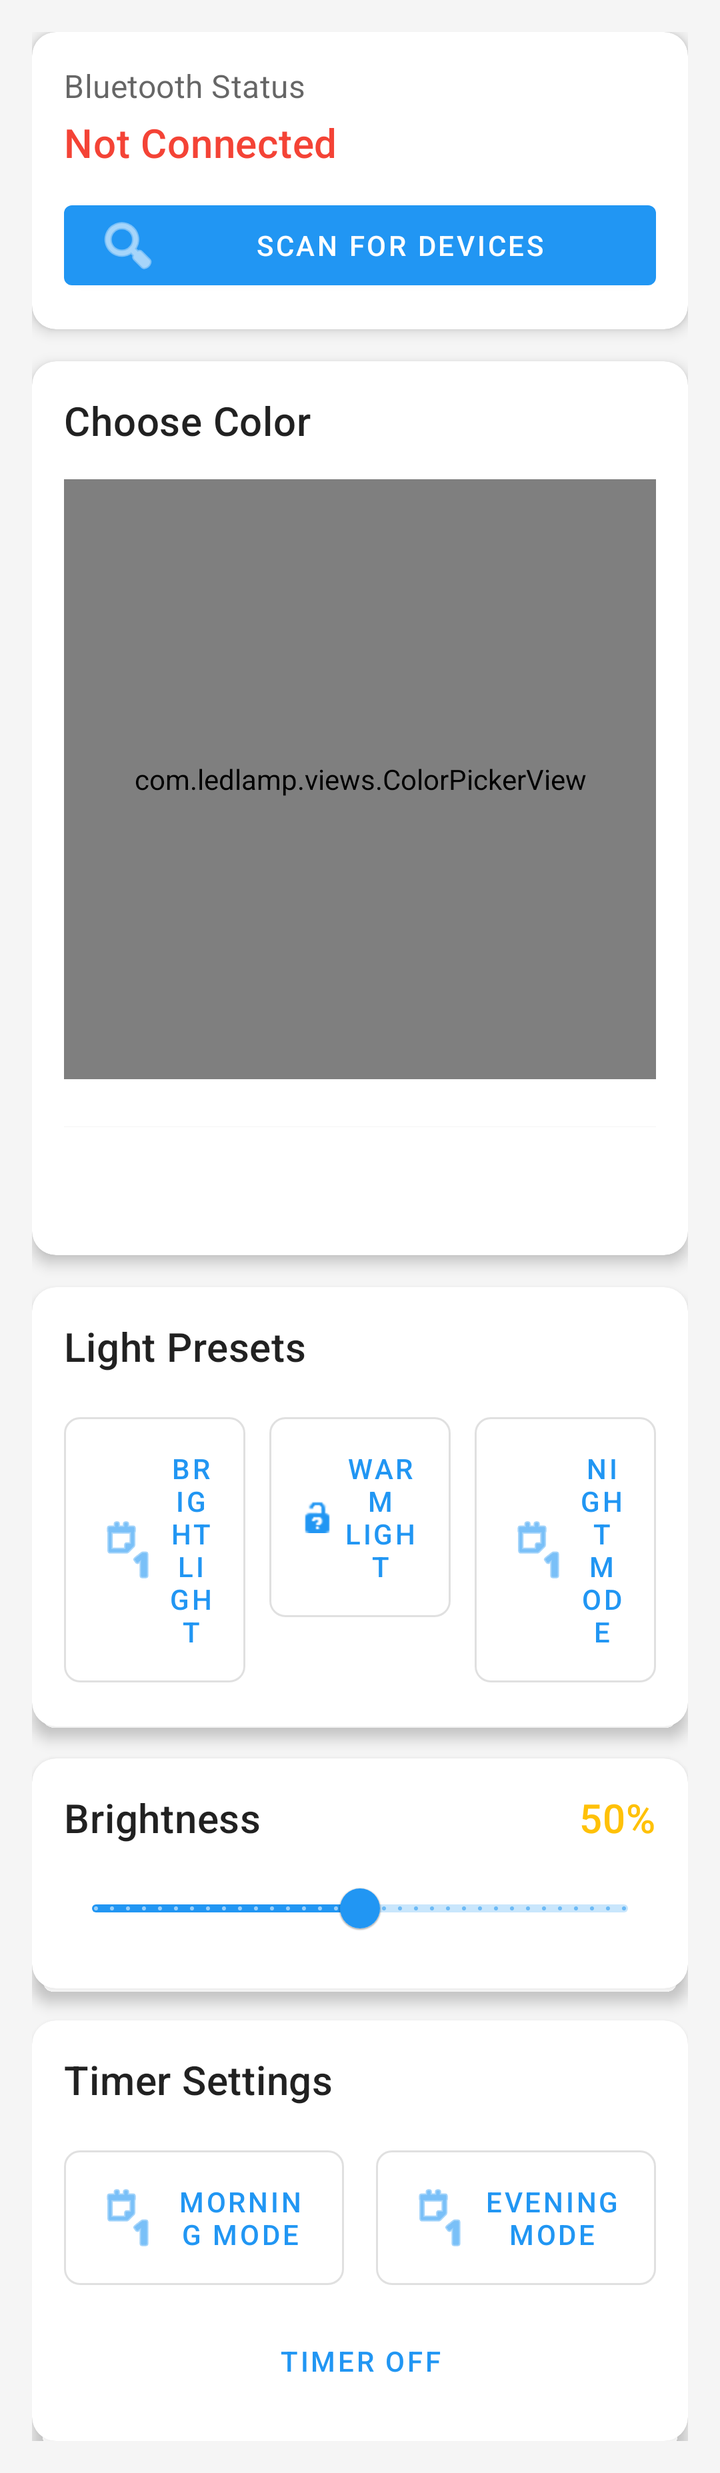
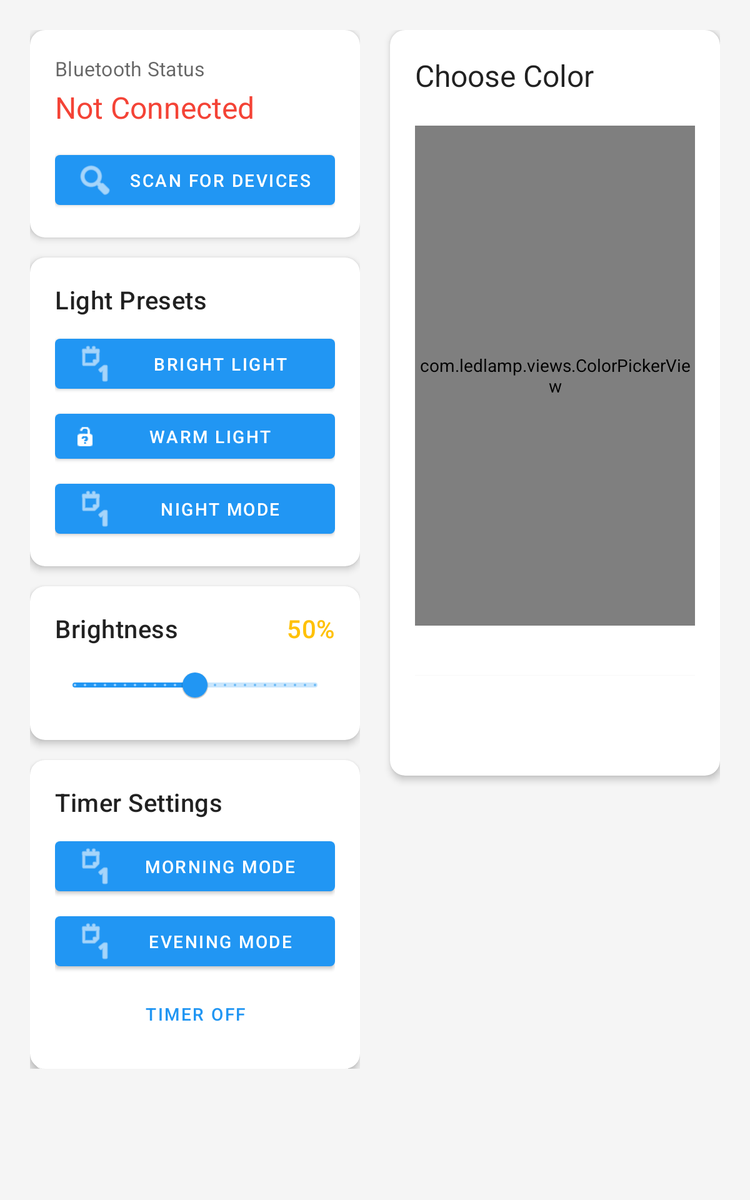

The same Android screen from two of the app's own layout files: first res/layout/ as a phone draws it, then the repository's variant for another configuration, drawn on a device whose configuration selects that folder. Both files follow.
<!-- AndroidManifest.xml: application theme Theme.LEDLamp -->
<!-- res/layout/activity_main.xml -->
<?xml version="1.0" encoding="utf-8"?>
<androidx.core.widget.NestedScrollView
    xmlns:android="http://schemas.android.com/apk/res/android"
    xmlns:app="http://schemas.android.com/apk/res-auto"
    xmlns:tools="http://schemas.android.com/tools"
    android:layout_width="match_parent"
    android:layout_height="match_parent"
    android:background="@color/background"
    tools:context=".MainActivity">

    <LinearLayout
        android:layout_width="match_parent"
        android:layout_height="wrap_content"
        android:orientation="vertical"
        android:padding="16dp">

        
        <com.google.android.material.card.MaterialCardView
            android:layout_width="match_parent"
            android:layout_height="wrap_content"
            android:layout_marginBottom="16dp"
            app:cardCornerRadius="12dp"
            app:cardElevation="4dp">

            <LinearLayout
                android:layout_width="match_parent"
                android:layout_height="wrap_content"
                android:orientation="vertical"
                android:padding="16dp">

                <TextView
                    android:id="@+id/connectionStatusTitle"
                    android:layout_width="wrap_content"
                    android:layout_height="wrap_content"
                    android:text="@string/bluetooth_status"
                    android:textAppearance="@style/TextAppearance.MaterialComponents.Subtitle1"
                    android:textColor="@color/text_secondary" />

                <TextView
                    android:id="@+id/connectionStatusText"
                    android:layout_width="wrap_content"
                    android:layout_height="wrap_content"
                    android:layout_marginTop="4dp"
                    android:text="@string/device_disconnected"
                    android:textAppearance="@style/TextAppearance.MaterialComponents.Headline6"
                    android:textColor="@color/disconnected" />

                <com.google.android.material.button.MaterialButton
                    android:id="@+id/scanButton"
                    android:layout_width="match_parent"
                    android:layout_height="wrap_content"
                    android:layout_marginTop="12dp"
                    android:text="@string/scan_devices"
                    app:icon="@android:drawable/ic_menu_search" />

            </LinearLayout>

        </com.google.android.material.card.MaterialCardView>

        
        <com.google.android.material.card.MaterialCardView
            android:layout_width="match_parent"
            android:layout_height="wrap_content"
            android:layout_marginBottom="16dp"
            app:cardCornerRadius="12dp"
            app:cardElevation="4dp">

            <LinearLayout
                android:layout_width="match_parent"
                android:layout_height="wrap_content"
                android:orientation="vertical"
                android:padding="16dp">

                <TextView
                    android:layout_width="wrap_content"
                    android:layout_height="wrap_content"
                    android:text="@string/color_picker_title"
                    android:textAppearance="@style/TextAppearance.MaterialComponents.Headline6"
                    android:textColor="@color/text_primary" />

                
                <FrameLayout
                    android:id="@+id/colorPickerContainer"
                    android:layout_width="match_parent"
                    android:layout_height="300dp"
                    android:layout_marginTop="16dp"
                    android:layout_marginBottom="16dp">

                    <com.ledlamp.views.ColorPickerView
                        android:id="@+id/colorPicker"
                        android:layout_width="match_parent"
                        android:layout_height="match_parent"
                        android:layout_gravity="center" />

                </FrameLayout>

                
                <View
                    android:id="@+id/selectedColorPreview"
                    android:layout_width="match_parent"
                    android:layout_height="48dp"
                    android:layout_marginTop="8dp"
                    android:background="@color/white"
                    android:elevation="2dp" />

            </LinearLayout>

        </com.google.android.material.card.MaterialCardView>

        
        <com.google.android.material.card.MaterialCardView
            android:layout_width="match_parent"
            android:layout_height="wrap_content"
            android:layout_marginBottom="16dp"
            app:cardCornerRadius="12dp"
            app:cardElevation="4dp">

            <LinearLayout
                android:layout_width="match_parent"
                android:layout_height="wrap_content"
                android:orientation="vertical"
                android:padding="16dp">

                <TextView
                    android:layout_width="wrap_content"
                    android:layout_height="wrap_content"
                    android:text="@string/presets_title"
                    android:textAppearance="@style/TextAppearance.MaterialComponents.Headline6"
                    android:textColor="@color/text_primary" />

                <LinearLayout
                    android:layout_width="match_parent"
                    android:layout_height="wrap_content"
                    android:layout_marginTop="16dp"
                    android:orientation="horizontal"
                    android:weightSum="3">

                    <com.google.android.material.button.MaterialButton
                        android:id="@+id/brightLightButton"
                        style="@style/PresetButton"
                        android:layout_weight="1"
                        android:layout_marginEnd="8dp"
                        android:text="@string/preset_bright_light"
                        app:icon="@android:drawable/ic_menu_day" />

                    <com.google.android.material.button.MaterialButton
                        android:id="@+id/warmLightButton"
                        style="@style/PresetButton"
                        android:layout_weight="1"
                        android:layout_marginStart="4dp"
                        android:layout_marginEnd="4dp"
                        android:text="@string/preset_warm_light"
                        app:icon="@android:drawable/ic_partial_secure" />

                    <com.google.android.material.button.MaterialButton
                        android:id="@+id/nightModeButton"
                        style="@style/PresetButton"
                        android:layout_weight="1"
                        android:layout_marginStart="8dp"
                        android:text="@string/preset_night_mode"
                        app:icon="@android:drawable/ic_menu_day" />

                </LinearLayout>

            </LinearLayout>

        </com.google.android.material.card.MaterialCardView>

        
        <com.google.android.material.card.MaterialCardView
            android:layout_width="match_parent"
            android:layout_height="wrap_content"
            android:layout_marginBottom="16dp"
            app:cardCornerRadius="12dp"
            app:cardElevation="4dp">

            <LinearLayout
                android:layout_width="match_parent"
                android:layout_height="wrap_content"
                android:orientation="vertical"
                android:padding="16dp">

                <LinearLayout
                    android:layout_width="match_parent"
                    android:layout_height="wrap_content"
                    android:orientation="horizontal">

                    <TextView
                        android:layout_width="0dp"
                        android:layout_height="wrap_content"
                        android:layout_weight="1"
                        android:text="@string/brightness_title"
                        android:textAppearance="@style/TextAppearance.MaterialComponents.Headline6"
                        android:textColor="@color/text_primary" />

                    <TextView
                        android:id="@+id/brightnessValueText"
                        android:layout_width="wrap_content"
                        android:layout_height="wrap_content"
                        android:text="@string/brightness_level"
                        android:textAppearance="@style/TextAppearance.MaterialComponents.Headline6"
                        android:textColor="@color/accent"
                        tools:text="50%" />

                </LinearLayout>

                <com.google.android.material.slider.Slider
                    android:id="@+id/brightnessSlider"
                    android:layout_width="match_parent"
                    android:layout_height="wrap_content"
                    android:layout_marginTop="8dp"
                    android:stepSize="1.0"
                    android:valueFrom="0.0"
                    android:valueTo="100.0"
                    android:value="50.0" />

            </LinearLayout>

        </com.google.android.material.card.MaterialCardView>

        
        <com.google.android.material.card.MaterialCardView
            android:layout_width="match_parent"
            android:layout_height="wrap_content"
            app:cardCornerRadius="12dp"
            app:cardElevation="4dp">

            <LinearLayout
                android:layout_width="match_parent"
                android:layout_height="wrap_content"
                android:orientation="vertical"
                android:padding="16dp">

                <TextView
                    android:layout_width="wrap_content"
                    android:layout_height="wrap_content"
                    android:text="@string/timer_title"
                    android:textAppearance="@style/TextAppearance.MaterialComponents.Headline6"
                    android:textColor="@color/text_primary" />

                <LinearLayout
                    android:layout_width="match_parent"
                    android:layout_height="wrap_content"
                    android:layout_marginTop="16dp"
                    android:orientation="horizontal"
                    android:weightSum="2">

                    <com.google.android.material.button.MaterialButton
                        android:id="@+id/morningModeButton"
                        style="@style/PresetButton"
                        android:layout_weight="1"
                        android:layout_marginEnd="8dp"
                        android:text="@string/timer_morning_mode"
                        app:icon="@android:drawable/ic_menu_day" />

                    <com.google.android.material.button.MaterialButton
                        android:id="@+id/eveningModeButton"
                        style="@style/PresetButton"
                        android:layout_weight="1"
                        android:layout_marginStart="8dp"
                        android:text="@string/timer_evening_mode"
                        app:icon="@android:drawable/ic_menu_day" />

                </LinearLayout>

                <com.google.android.material.button.MaterialButton
                    android:id="@+id/timerOffButton"
                    android:layout_width="match_parent"
                    android:layout_height="wrap_content"
                    android:layout_marginTop="8dp"
                    android:text="@string/timer_off"
                    style="@style/Widget.MaterialComponents.Button.TextButton" />

            </LinearLayout>

        </com.google.android.material.card.MaterialCardView>

    </LinearLayout>

</androidx.core.widget.NestedScrollView>
<!-- resources referenced by this layout -->
<resources>
  <color name="accent">#FFFFC107</color>
  <color name="background">#FFF5F5F5</color>
  <color name="disconnected">#FFF44336</color>
  <color name="text_primary">#DE000000</color>
  <color name="text_secondary">#99000000</color>
  <color name="white">#FFFFFFFF</color>
  <string name="bluetooth_status">Bluetooth Status</string>
  <string name="brightness_level">%1$d%%</string>
  <string name="brightness_title">Brightness</string>
  <string name="color_picker_title">Choose Color</string>
  <string name="device_disconnected">Not Connected</string>
  <string name="preset_bright_light">Bright Light</string>
  <string name="preset_night_mode">Night Mode</string>
  <string name="preset_warm_light">Warm Light</string>
  <string name="presets_title">Light Presets</string>
  <string name="scan_devices">Scan for Devices</string>
  <string name="timer_evening_mode">Evening Mode</string>
  <string name="timer_morning_mode">Morning Mode</string>
  <string name="timer_off">Timer Off</string>
  <string name="timer_title">Timer Settings</string>
  <style name="PresetButton" parent="Widget.MaterialComponents.Button.OutlinedButton">
          <item name="android:layout_width">0dp</item>
          <item name="android:layout_height">wrap_content</item>
          <item name="android:padding">16dp</item>
          <item name="cornerRadius">8dp</item>
      </style>
  <style name="Theme.LEDLamp" parent="Theme.MaterialComponents.DayNight.DarkActionBar">
          
          <item name="colorPrimary">@color/primary</item>
          <item name="colorPrimaryVariant">@color/primary_dark</item>
          <item name="colorOnPrimary">@color/white</item>
          
          <item name="colorSecondary">@color/accent</item>
          <item name="colorSecondaryVariant">@color/accent</item>
          <item name="colorOnSecondary">@color/black</item>
          
          <item name="android:statusBarColor">@color/primary_dark</item>
      </style>
  <color name="primary">#FF2196F3</color>
  <color name="primary_dark">#FF1976D2</color>
  <color name="black">#FF000000</color>
</resources>
<!-- res/layout-sw600dp/activity_main.xml (the repository's variant of the layout above) -->
<!-- drawn on a 7-inch tablet held upright -->
<?xml version="1.0" encoding="utf-8"?>
<androidx.core.widget.NestedScrollView
    xmlns:android="http://schemas.android.com/apk/res/android"
    xmlns:app="http://schemas.android.com/apk/res-auto"
    xmlns:tools="http://schemas.android.com/tools"
    android:layout_width="match_parent"
    android:layout_height="match_parent"
    android:background="@color/background"
    tools:context=".MainActivity">

    <LinearLayout
        android:layout_width="match_parent"
        android:layout_height="wrap_content"
        android:orientation="horizontal"
        android:padding="24dp">

        
        <LinearLayout
            android:layout_width="0dp"
            android:layout_height="wrap_content"
            android:layout_weight="1"
            android:orientation="vertical"
            android:layout_marginEnd="12dp">

            
            <com.google.android.material.card.MaterialCardView
                android:layout_width="match_parent"
                android:layout_height="wrap_content"
                android:layout_marginBottom="16dp"
                app:cardCornerRadius="12dp"
                app:cardElevation="4dp">

                <LinearLayout
                    android:layout_width="match_parent"
                    android:layout_height="wrap_content"
                    android:orientation="vertical"
                    android:padding="20dp">

                    <TextView
                        android:id="@+id/connectionStatusTitle"
                        android:layout_width="wrap_content"
                        android:layout_height="wrap_content"
                        android:text="@string/bluetooth_status"
                        android:textAppearance="@style/TextAppearance.MaterialComponents.Subtitle1"
                        android:textColor="@color/text_secondary" />

                    <TextView
                        android:id="@+id/connectionStatusText"
                        android:layout_width="wrap_content"
                        android:layout_height="wrap_content"
                        android:layout_marginTop="4dp"
                        android:text="@string/device_disconnected"
                        android:textAppearance="@style/TextAppearance.MaterialComponents.Headline5"
                        android:textColor="@color/disconnected" />

                    <com.google.android.material.button.MaterialButton
                        android:id="@+id/scanButton"
                        android:layout_width="match_parent"
                        android:layout_height="wrap_content"
                        android:layout_marginTop="16dp"
                        android:text="@string/scan_devices"
                        app:icon="@android:drawable/ic_menu_search" />

                </LinearLayout>

            </com.google.android.material.card.MaterialCardView>

            
            <com.google.android.material.card.MaterialCardView
                android:layout_width="match_parent"
                android:layout_height="wrap_content"
                android:layout_marginBottom="16dp"
                app:cardCornerRadius="12dp"
                app:cardElevation="4dp">

                <LinearLayout
                    android:layout_width="match_parent"
                    android:layout_height="wrap_content"
                    android:orientation="vertical"
                    android:padding="20dp">

                    <TextView
                        android:layout_width="wrap_content"
                        android:layout_height="wrap_content"
                        android:text="@string/presets_title"
                        android:textAppearance="@style/TextAppearance.MaterialComponents.Headline6"
                        android:textColor="@color/text_primary" />

                    <com.google.android.material.button.MaterialButton
                        android:id="@+id/brightLightButton"
                        android:layout_width="match_parent"
                        android:layout_height="wrap_content"
                        android:layout_marginTop="12dp"
                        android:text="@string/preset_bright_light"
                        app:icon="@android:drawable/ic_menu_day" />

                    <com.google.android.material.button.MaterialButton
                        android:id="@+id/warmLightButton"
                        android:layout_width="match_parent"
                        android:layout_height="wrap_content"
                        android:layout_marginTop="8dp"
                        android:text="@string/preset_warm_light"
                        app:icon="@android:drawable/ic_partial_secure" />

                    <com.google.android.material.button.MaterialButton
                        android:id="@+id/nightModeButton"
                        android:layout_width="match_parent"
                        android:layout_height="wrap_content"
                        android:layout_marginTop="8dp"
                        android:text="@string/preset_night_mode"
                        app:icon="@android:drawable/ic_menu_day" />

                </LinearLayout>

            </com.google.android.material.card.MaterialCardView>

            
            <com.google.android.material.card.MaterialCardView
                android:layout_width="match_parent"
                android:layout_height="wrap_content"
                android:layout_marginBottom="16dp"
                app:cardCornerRadius="12dp"
                app:cardElevation="4dp">

                <LinearLayout
                    android:layout_width="match_parent"
                    android:layout_height="wrap_content"
                    android:orientation="vertical"
                    android:padding="20dp">

                    <LinearLayout
                        android:layout_width="match_parent"
                        android:layout_height="wrap_content"
                        android:orientation="horizontal">

                        <TextView
                            android:layout_width="0dp"
                            android:layout_height="wrap_content"
                            android:layout_weight="1"
                            android:text="@string/brightness_title"
                            android:textAppearance="@style/TextAppearance.MaterialComponents.Headline6"
                            android:textColor="@color/text_primary" />

                        <TextView
                            android:id="@+id/brightnessValueText"
                            android:layout_width="wrap_content"
                            android:layout_height="wrap_content"
                            android:text="@string/brightness_level"
                            android:textAppearance="@style/TextAppearance.MaterialComponents.Headline6"
                            android:textColor="@color/accent"
                            tools:text="50%" />

                    </LinearLayout>

                    <com.google.android.material.slider.Slider
                        android:id="@+id/brightnessSlider"
                        android:layout_width="match_parent"
                        android:layout_height="wrap_content"
                        android:layout_marginTop="8dp"
                        android:stepSize="1.0"
                        android:valueFrom="0.0"
                        android:valueTo="100.0"
                        android:value="50.0" />

                </LinearLayout>

            </com.google.android.material.card.MaterialCardView>

            
            <com.google.android.material.card.MaterialCardView
                android:layout_width="match_parent"
                android:layout_height="wrap_content"
                app:cardCornerRadius="12dp"
                app:cardElevation="4dp">

                <LinearLayout
                    android:layout_width="match_parent"
                    android:layout_height="wrap_content"
                    android:orientation="vertical"
                    android:padding="20dp">

                    <TextView
                        android:layout_width="wrap_content"
                        android:layout_height="wrap_content"
                        android:text="@string/timer_title"
                        android:textAppearance="@style/TextAppearance.MaterialComponents.Headline6"
                        android:textColor="@color/text_primary" />

                    <com.google.android.material.button.MaterialButton
                        android:id="@+id/morningModeButton"
                        android:layout_width="match_parent"
                        android:layout_height="wrap_content"
                        android:layout_marginTop="12dp"
                        android:text="@string/timer_morning_mode"
                        app:icon="@android:drawable/ic_menu_day" />

                    <com.google.android.material.button.MaterialButton
                        android:id="@+id/eveningModeButton"
                        android:layout_width="match_parent"
                        android:layout_height="wrap_content"
                        android:layout_marginTop="8dp"
                        android:text="@string/timer_evening_mode"
                        app:icon="@android:drawable/ic_menu_day" />

                    <com.google.android.material.button.MaterialButton
                        android:id="@+id/timerOffButton"
                        android:layout_width="match_parent"
                        android:layout_height="wrap_content"
                        android:layout_marginTop="8dp"
                        android:text="@string/timer_off"
                        style="@style/Widget.MaterialComponents.Button.TextButton" />

                </LinearLayout>

            </com.google.android.material.card.MaterialCardView>

        </LinearLayout>

        
        <com.google.android.material.card.MaterialCardView
            android:layout_width="0dp"
            android:layout_height="wrap_content"
            android:layout_weight="1"
            android:layout_marginStart="12dp"
            app:cardCornerRadius="12dp"
            app:cardElevation="4dp">

            <LinearLayout
                android:layout_width="match_parent"
                android:layout_height="wrap_content"
                android:orientation="vertical"
                android:padding="20dp">

                <TextView
                    android:layout_width="wrap_content"
                    android:layout_height="wrap_content"
                    android:text="@string/color_picker_title"
                    android:textAppearance="@style/TextAppearance.MaterialComponents.Headline5"
                    android:textColor="@color/text_primary" />

                
                <FrameLayout
                    android:id="@+id/colorPickerContainer"
                    android:layout_width="match_parent"
                    android:layout_height="400dp"
                    android:layout_marginTop="24dp"
                    android:layout_marginBottom="24dp">

                    <com.ledlamp.views.ColorPickerView
                        android:id="@+id/colorPicker"
                        android:layout_width="match_parent"
                        android:layout_height="match_parent"
                        android:layout_gravity="center" />

                </FrameLayout>

                
                <View
                    android:id="@+id/selectedColorPreview"
                    android:layout_width="match_parent"
                    android:layout_height="60dp"
                    android:layout_marginTop="16dp"
                    android:background="@color/white"
                    android:elevation="2dp" />

            </LinearLayout>

        </com.google.android.material.card.MaterialCardView>

    </LinearLayout>

</androidx.core.widget.NestedScrollView>
<!-- resources referenced by the variant -->
<!-- as a 7-inch tablet held upright resolves them -->
<resources>
  <color name="accent">#FFFFC107</color>
  <color name="background">#FFF5F5F5</color>
  <color name="disconnected">#FFF44336</color>
  <color name="text_primary">#DE000000</color>
  <color name="text_secondary">#99000000</color>
  <color name="white">#FFFFFFFF</color>
  <string name="bluetooth_status">Bluetooth Status</string>
  <string name="brightness_level">%1$d%%</string>
  <string name="brightness_title">Brightness</string>
  <string name="color_picker_title">Choose Color</string>
  <string name="device_disconnected">Not Connected</string>
  <string name="preset_bright_light">Bright Light</string>
  <string name="preset_night_mode">Night Mode</string>
  <string name="preset_warm_light">Warm Light</string>
  <string name="presets_title">Light Presets</string>
  <string name="scan_devices">Scan for Devices</string>
  <string name="timer_evening_mode">Evening Mode</string>
  <string name="timer_morning_mode">Morning Mode</string>
  <string name="timer_off">Timer Off</string>
  <string name="timer_title">Timer Settings</string>
  <style name="Theme.LEDLamp" parent="Theme.MaterialComponents.DayNight.DarkActionBar">
          
          <item name="colorPrimary">@color/primary</item>
          <item name="colorPrimaryVariant">@color/primary_dark</item>
          <item name="colorOnPrimary">@color/white</item>
          
          <item name="colorSecondary">@color/accent</item>
          <item name="colorSecondaryVariant">@color/accent</item>
          <item name="colorOnSecondary">@color/black</item>
          
          <item name="android:statusBarColor">@color/primary_dark</item>
      </style>
  <color name="primary">#FF2196F3</color>
  <color name="primary_dark">#FF1976D2</color>
  <color name="black">#FF000000</color>
</resources>
